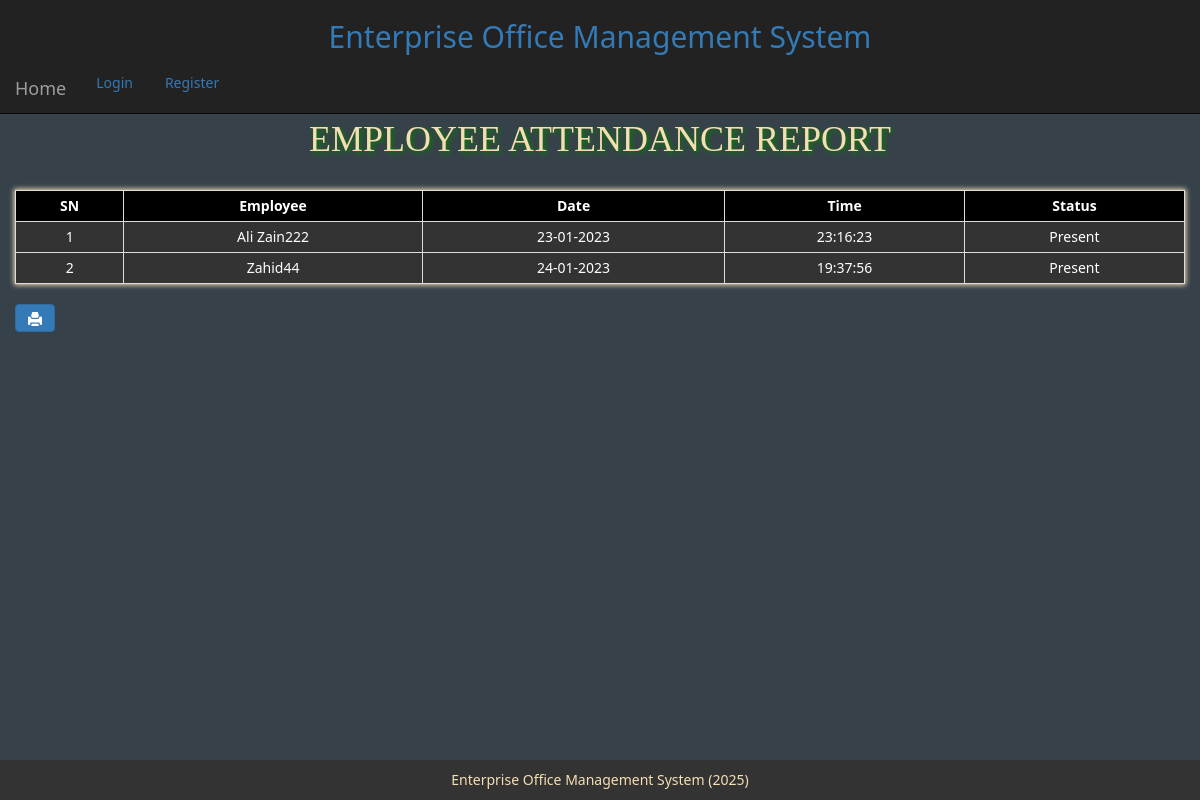
Screenshot of /attendance_report.php with the database file from the repository.
### tables this page shows
CREATE TABLE `attendance` (
  `id` int(11) NOT NULL,
  `employee_id` int(11) NOT NULL,
  `date` varchar(100) NOT NULL,
  `time` varchar(100) NOT NULL,
  `status` varchar(100) NOT NULL
);

CREATE TABLE `employee` (
  `id` int(11) NOT NULL,
  `name` varchar(50) NOT NULL,
  `email` varchar(100) NOT NULL,
  `password` varchar(50) NOT NULL,
  `location` varchar(100) NOT NULL,
  `contact` varchar(100) NOT NULL,
  `gender` varchar(100) NOT NULL,
  `picture` varchar(100) NOT NULL
);

### attendance_report.php (the view)
<?php
include 'includes/header.php';
?>
<h1 class="text-center text-uppercase">Employee Attendance Report</h1>
<br>
<table class="table table_css table-bordered table-hover table-condensed table-responsive " style="font-size: 14px">
        <tr>
            <th>SN</th>
            <th>Employee</th>
            <th>Date</th>
            <th>Time</th>
            <th>Status</th>
        </tr>
        <?php
        $query1="SELECT * FROM attendance inner join employee on attendance.employee_id= employee.id  ";
                $result1= mysqli_query($mysql, $query1);
                if($result1){
                    if(mysqli_num_rows($result1)){
                        $sn=0;
                        while($row1=mysqli_fetch_array($result1)){
                            extract($row1);
                            ?>
                                <tr>
                                    <td><?php echo ++$sn; ?></td>
                                    <td><?php echo $row1['name']; ?></td>
                                    <td><?php echo $row1['date']; ?></td>
                                    <td><?php echo $row1['time']; ?></td>
                                    <td><?php echo $row1['status']; ?></td>
                                  </tr>
                            <?php
                        }
                    }else{
                        echo '<tr><td colspan="21" class="text-center"><strong>No Data Found</strongx></td></tr>';
                    }
                }else{
                    alert(mysqli_error($mysql));
                }
        ?>
    </table>
<button class="btn btn-primary hidden-print" onclick="print()"><span class="glyphicon glyphicon-print"></span></button>
<?php
include 'includes/footer.php';
?>

### includes/stylesheet.css (style rules this page uses)
html { background-image: url('bg.jpg'); font-family: serif!important; }
h1, h2, h3, h4, h5 { font-family: serif; color: wheat; text-shadow: 2px 2px 5px green; }
.table_css { background: #333333; color: white; box-shadow: wheat 0px 0px 5px 1px; }
td, th { text-align: center; vertical-align: middle!important; }
th { background: black; }

### rows the page displays
attendance: employee.name "Ali Zain222", date "23-01-2023", time "23:16:23", status "Present"
attendance: employee.name "Zahid44", date "24-01-2023", time "19:37:56", status "Present"

### other values shown
$site_name "Enterprise Office Management System"
